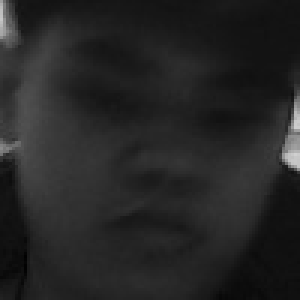
#> input picture face_attendance/dataset/TT/0.jpg, 100 x 100 px (shown 3 times larger); its folder holds only this picture in this run
$ python evaluate.py
#> lines starting #> are read from the running program, lines starting #| are printed output that depends on the picture
import cv2
import os
import numpy as np
import time
import sys

# Khắc phục lỗi in Emoji/Unicode trên Windows Terminal
if sys.stdout.encoding.lower() != 'utf-8':
    sys.stdout.reconfigure(encoding='utf-8')

# Trỏ tự động đến thư mục dataset cùng cấp với file script này
BASE_DIR = os.path.dirname(os.path.abspath(__file__))
DATASET = os.path.join(BASE_DIR, "dataset")

def load_all_data():
    faces = []
    labels = []
    label_map = {}
    label_id = 0

    if not os.path.exists(DATASET):
        print("❌ Thư mục 'dataset' không tồn tại!")
        return [], [], {}

    for person in os.listdir(DATASET):
        person_path = os.path.join(DATASET, person)
        if not os.path.isdir(person_path):
            continue

        label_map[label_id] = person
        for img_name in os.listdir(person_path):
            img_path = os.path.join(person_path, img_name)
            img = cv2.imread(img_path, 0)
#> img is the input picture: shape (100, 100); min 1, max 208, mean 37.3
            if img is None:
                continue
            img = cv2.resize(img, (100, 100))
            faces.append(img)
            labels.append(label_id)

        label_id += 1

    return np.array(faces), np.array(labels), label_map

def run_evaluation():
    faces, labels, label_map = load_all_data()
#> labels = [0, 1]; label_map = {0: 'TT', 1: 'ngoc'}
    if len(faces) == 0:
        return

    # Chia dữ liệu theo tỉ lệ 80% Train, 20% Test (đơn giản hóa)
    # Trong thực tế có thể dùng sklearn.model_selection.train_test_split
    np.random.seed(42)
    indices = np.random.permutation(len(faces))
#> indices = [1, 0]
    split_point = int(0.8 * len(faces))
#> split_point = 1

    train_idx, test_idx = indices[:split_point], indices[split_point:]
#> train_idx = [1]; test_idx = [0]
    x_train, y_train = faces[train_idx], labels[train_idx]
#> y_train = [1]
    x_test, y_test = faces[test_idx], labels[test_idx]
#> y_test = [0]

    print(f"📊 Tổng số ảnh: {len(faces)}")
#| 📊 Tổng số ảnh: 2
    print(f"   -> Dùng để Train: {len(x_train)} ảnh")
#|    -> Dùng để Train: 1 ảnh
    print(f"   -> Dùng để Test: {len(x_test)} ảnh\n")
#|    -> Dùng để Test: 1 ảnh

    # Danh sách các thông số muốn test (Grid Search)
    # LBPHFaceRecognizer_create(radius, neighbors, grid_x, grid_y)
    param_grid = [
        {"radius": 1, "neighbors": 8, "grid_x": 8, "grid_y": 8},   # Default
        {"radius": 1, "neighbors": 8, "grid_x": 10, "grid_y": 10}, # Lưới mịn hơn
        {"radius": 2, "neighbors": 8, "grid_x": 8, "grid_y": 8},   # Bán kính lớn hơn
    ]

    results = []

    print(f"{'Radius':<8} | {'Neighbors':<10} | {'Grid':<10} | {'Accuracy':<10} | {'Avg. Confidence':<15} | {'Train Time (s)':<15}")
    print("-" * 80)

    for params in param_grid:
        r, n, gx, gy = params["radius"], params["neighbors"], params["grid_x"], params["grid_y"]

        # 1. Khởi tạo thuật toán với thông số hiện tại
        recognizer = cv2.face.LBPHFaceRecognizer_create(radius=r, neighbors=n, grid_x=gx, grid_y=gy)

        # 2. Bắt đầu đo thời gian Train
        start_time = time.time()
        recognizer.train(list(x_train), y_train)
        train_time = time.time() - start_time

        # 3. Tiến hành Test (Dự đoán)
        correct_predictions = 0
        total_confidence = 0

        for i in range(len(x_test)):
            test_img = x_test[i]
            true_label = y_test[i]

            # Dự đoán
            pred_label, confidence = recognizer.predict(test_img)

            total_confidence += confidence
            if pred_label == true_label:
                correct_predictions += 1

        # 4. Tính toán kết quả
        accuracy = (correct_predictions / len(x_test)) * 100
        avg_conf = total_confidence / len(x_test)

        # In ra bảng
        grid_str = f"{gx}x{gy}"
        print(f"{r:<8} | {n:<10} | {grid_str:<10} | {accuracy:>6.2f}%    | {avg_conf:>15.2f} | {train_time:>15.4f}")

        # Lưu kết quả
        results.append({
            "radius": r, "neighbors": n, "grid_x": gx, "grid_y": gy,
            "accuracy": accuracy, "avg_confidence": avg_conf, "train_time": train_time
        })
#> this loop made 3 passes
#> avg_conf on passes 1 to 3: 144.9, 256.5, 162.4
#| 1        | 8          | 8x8        |   0.00%    |          144.86 |          0.0021
#| 1        | 8          | 10x10      |   0.00%    |          256.55 |          0.0023
#| 2        | 8          | 8x8        |   0.00%    |          162.42 |          0.0015
#> after the loop, results = 3 items

    print("-" * 80)
    print("\n💡 Tip: Accuracy (Độ chính xác) càng cao càng tốt.")
    print("💡 Tip: Confidence (Độ sai số) càng thấp càng tốt.\n")

    if results:
        # Tìm cấu hình tốt nhất (Accuracy cao nhất, sau đó Avg Confidence thấp nhất)
        best_config = sorted(results, key=lambda x: (-x['accuracy'], x['avg_confidence']))[0]
#> best_config = {'radius': 1, 'neighbors': 8, 'grid_x': 8, 'grid_y': 8, 'accuracy': 0, 'avg_confidence': 144.9, 'train_time': 0.00211}

        print("🌟" * 20)
        print("🏆 CẤU HÌNH LBPH TỐI ƯU NHẤT DÀNH CHO THUYẾT TRÌNH:")
        print(f"   👉 Radius       : {best_config['radius']}")
#|    👉 Radius       : 1
        print(f"   👉 Neighbors    : {best_config['neighbors']}")
#|    👉 Neighbors    : 8
        print(f"   👉 Grid         : {best_config['grid_x']}x{best_config['grid_y']}")
#|    👉 Grid         : 8x8
        print(f"   👉 Độ chính xác : {best_config['accuracy']:.2f}%")
#|    👉 Độ chính xác : 0.00%
        print(f"   👉 Sai số TB    : {best_config['avg_confidence']:.2f}")
#|    👉 Sai số TB    : 144.86
        print("🌟" * 20)

    # Bạn có thể xuất kết quả ra file CSV ở đây
    with open("evaluation_results.csv", "w") as f:
        f.write("Radius,Neighbors,GridX,GridY,Accuracy_%,Avg_Confidence,Train_Time_s\n")
        for r in results:
            f.write(f"{r['radius']},{r['neighbors']},{r['grid_x']},{r['grid_y']},{r['accuracy']:.2f},{r['avg_confidence']:.2f},{r['train_time']:.4f}\n")
#> this loop made 3 passes
    print("\n✅ Đã xuất chi tiết ra file 'evaluation_results.csv'.")

    # Vẽ biểu đồ nếu có cài matplotlib
    try:
        import matplotlib.pyplot as plt

        # Chuẩn bị dữ liệu
        labels = [f"R:{r['radius']}, G:{r['grid_x']}x{r['grid_y']}" for r in results]
#> labels = ['R:1, G:8x8', 'R:1, G:10x10', 'R:2, G:8x8']
        accuracies = [r['accuracy'] for r in results]
#> accuracies = [0, 0, 0]
        confidences = [r['avg_confidence'] for r in results]
#> confidences = [144.9, 256.5, 162.4]

        x = np.arange(len(labels))
#> x = [0, 1, 2]
        width = 0.35

        fig, ax1 = plt.subplots(figsize=(10, 6))

        # Vẽ cột Độ chính xác (Accuracy) - Trục trái
        rects1 = ax1.bar(x - width/2, accuracies, width, label='Accuracy (%)', color='#4CAF50')
        ax1.set_ylabel('Độ chính xác (%)', color='#4CAF50', fontweight='bold')
        ax1.tick_params(axis='y', labelcolor='#4CAF50')
        ax1.set_ylim([0, max(accuracies) + 5 if max(accuracies) + 5 <= 110 else 110])

        # Vẽ cột Độ sai số (Confidence) - Trục phải
        ax2 = ax1.twinx()
        rects2 = ax2.bar(x + width/2, confidences, width, label='Avg Confidence (Sai số)', color='#F44336')
        ax2.set_ylabel('Sai số TB (Càng thấp càng tốt)', color='#F44336', fontweight='bold')
        ax2.tick_params(axis='y', labelcolor='#F44336')

        # Tiêu đề và nhãn
        plt.title('ĐÁNH GIÁ HIỆU NĂNG THUẬT TOÁN LBPH VỚI CÁC THÔNG SỐ KHÁC NHAU', fontweight='bold', pad=20)
        ax1.set_xticks(x)
        ax1.set_xticklabels(labels)

        # Hiển thị số liệu trên đỉnh cột
        def autolabel(rects, ax, is_acc=True):
#> called with is_acc = True
            for rect in rects:
                height = rect.get_height()
                ax.annotate(f'{height:.1f}{"%" if is_acc else ""}',
                            xy=(rect.get_x() + rect.get_width() / 2, height),
                            xytext=(0, 3),  # 3 points vertical offset
                            textcoords="offset points",
                            ha='center', va='bottom', fontsize=9)

        autolabel(rects1, ax1, True)
        autolabel(rects2, ax2, False)
#> the loop in autolabel (call 2), `for rect in rects:` made 3 passes

        fig.tight_layout()

        # Lưu file
        chart_file = "evaluation_chart.png"
        plt.savefig(chart_file, dpi=300, bbox_inches='tight')
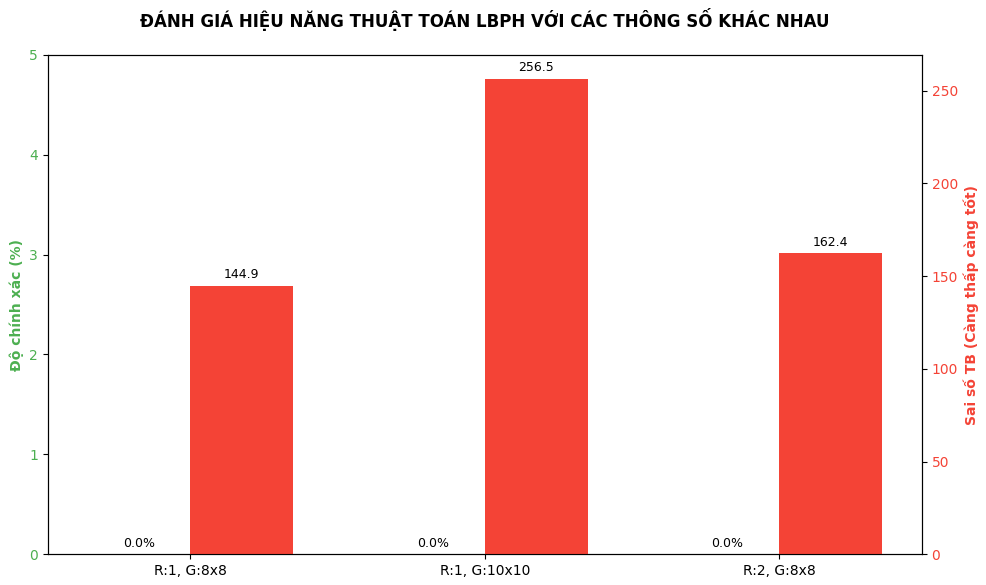
#> figure drawn by matplotlib, 2 panels; panel 2: tallest bar 256.5 high, from x = 1 to 1.35
        print(f"📈 Đã vẽ xong biểu đồ và lưu thành file ảnh: '{chart_file}'")
        print("   👉 Hãy dùng ảnh này chèn vào slide thuyết trình nhé!")

    except ImportError:
        print("\n💡 Tip: Để tự động vẽ biểu đồ so sánh cho slide, hãy cài thêm thư viện bằng lệnh:")
        print("   pip install matplotlib")
        print("   Sau đó chạy lại lệnh 'python face_attendance/evaluate.py' nhé!")

if __name__ == "__main__":
    run_evaluation()
